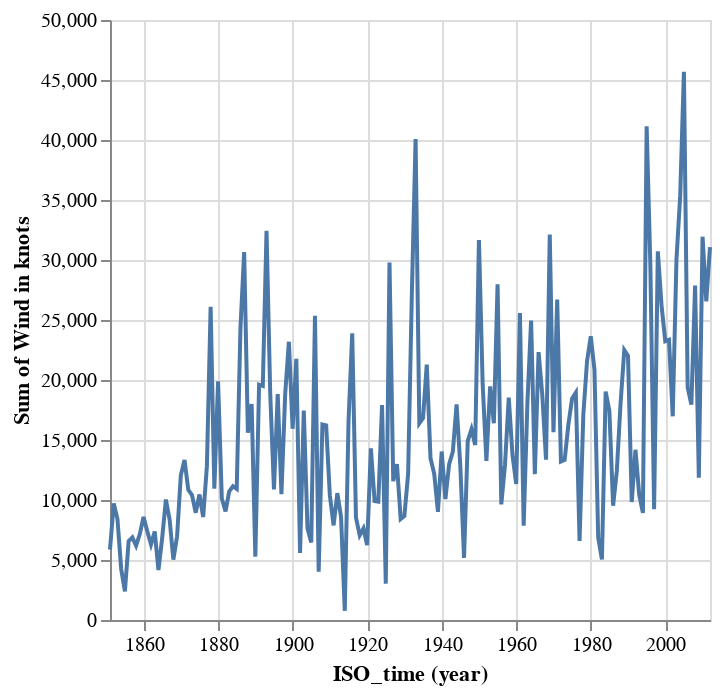

Notebook code cell kept with this figure:
### Markdown cell above
## Hurricanes per year timeline

### Code cell
alt.Chart(tracts).mark_line().encode(
    x='year(ISO_time):T',
    y='sum(Wind in knots):Q'
)

### Figure 1 — Vega specification as saved in the notebook (floating-point values rounded to 4 significant figures; data arrays with more than 128 entries replaced by an {"elided": "..."} marker saying what was removed)
{"$schema": "https://vega.github.io/schema/vega/v5.json", "data": [{"name": "source_0", "values": {"elided": "162 records"}, "transform": [{"type": "formula", "expr": "toDate(datum['year_ISO_time'])", "as": "year_ISO_time"}]}, {"name": "source_0_y_domain_sum_Wind in knots", "values": [{"min": 765, "max": 45685}]}], "marks": [{"type": "line", "name": "marks", "from": {"data": "source_0"}, "sort": {"field": "datum[\"year_ISO_time\"]"}, "encode": {"update": {"defined": {"signal": "isValid(datum[\"year_ISO_time\"]) && isFinite(+datum[\"year_ISO_time\"]) && isValid(datum[\"sum_Wind in knots\"]) && isFinite(+datum[\"sum_Wind in knots\"])"}, "description": {"signal": "\"ISO_time (year): \" + (timeFormat(datum[\"year_ISO_time\"], timeUnitSpecifier([\"year\"], {\"year-month\":\"%b %Y \",\"year-month-date\":\"%b %d, %Y \"}))) + \"; Sum of Wind in knots: \" + (format(datum[\"sum_Wind in knots\"], \"\"))"}, "stroke": {"value": "#4c78a8"}, "y": {"field": "sum_Wind in knots", "scale": "y"}, "x": {"field": "year_ISO_time", "scale": "x"}}}, "style": ["line"]}], "scales": [{"name": "x", "type": "time", "domain": {"data": "source_0", "field": "year_ISO_time"}, "range": [0, {"signal": "width"}]}, {"name": "y", "type": "linear", "domain": [{"signal": "(data(\"source_0_y_domain_sum_Wind in knots\")[0] || {}).min"}, {"signal": "(data(\"source_0_y_domain_sum_Wind in knots\")[0] || {}).max"}], "range": [{"signal": "height"}, 0], "zero": true, "nice": true}], "axes": [{"scale": "x", "tickCount": {"signal": "ceil(width/40)"}, "ticks": false, "zindex": 0, "orient": "bottom", "labels": false, "tickMinStep": {"signal": "datetime(2002, 0, 1, 0, 0, 0, 0) - datetime(2001, 0, 1, 0, 0, 0, 0)"}, "grid": true, "domain": false, "aria": false, "maxExtent": 0, "minExtent": 0, "gridScale": "y"}, {"scale": "y", "domain": false, "minExtent": 0, "labels": false, "ticks": false, "orient": "left", "grid": true, "tickCount": {"signal": "ceil(height/40)"}, "aria": false, "maxExtent": 0, "gridScale": "x", "zindex": 0}, {"scale": "x", "tickCount": {"signal": "ceil(width/40)"}, "labelOverlap": true, "grid": false, "labelFlush": true, "title": "ISO_time (year)", "tickMinStep": {"signal": "datetime(2002, 0, 1, 0, 0, 0, 0) - datetime(2001, 0, 1, 0, 0, 0, 0)"}, "format": {"signal": "timeUnitSpecifier([\"year\"], {\"year-month\":\"%b %Y \",\"year-month-date\":\"%b %d, %Y \"})"}, "zindex": 0, "orient": "bottom"}, {"scale": "y", "orient": "left", "grid": false, "zindex": 0, "labelOverlap": true, "title": "Sum of Wind in knots", "tickCount": {"signal": "ceil(height/40)"}}], "padding": 5, "width": 300, "height": 300, "background": "white", "style": "cell"}
